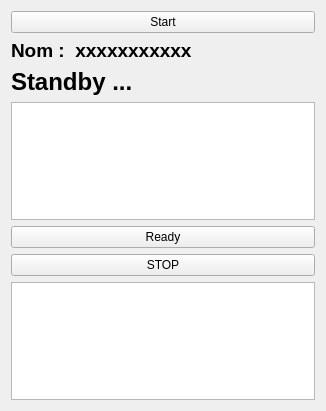
<?xml version="1.0" encoding="UTF-8"?>
<ui version="4.0">
 <class>MainWindow</class>
 <widget class="QMainWindow" name="MainWindow">
  <property name="geometry">
   <rect>
    <x>0</x>
    <y>0</y>
    <width>326</width>
    <height>411</height>
   </rect>
  </property>
  <property name="windowTitle">
   <string>MainWindow</string>
  </property>
  <widget class="QWidget" name="centralWidget">
   <layout class="QVBoxLayout" name="verticalLayout">
    <item>
     <widget class="QPushButton" name="pushButton_start">
      <property name="text">
       <string>Start</string>
      </property>
     </widget>
    </item>
    <item>
     <widget class="QLabel" name="infoDeviceLabel">
      <property name="font">
       <font>
        <pointsize>14</pointsize>
        <weight>75</weight>
        <bold>true</bold>
       </font>
      </property>
      <property name="text">
       <string>Nom :  xxxxxxxxxxx</string>
      </property>
     </widget>
    </item>
    <item>
     <widget class="QLabel" name="label_status">
      <property name="font">
       <font>
        <pointsize>18</pointsize>
        <weight>75</weight>
        <bold>true</bold>
       </font>
      </property>
      <property name="text">
       <string>Standby ...</string>
      </property>
     </widget>
    </item>
    <item>
     <widget class="QListWidget" name="listWidget_devices"/>
    </item>
    <item>
     <widget class="QPushButton" name="pushButton_ok">
      <property name="text">
       <string>Ready</string>
      </property>
     </widget>
    </item>
    <item>
     <widget class="QPushButton" name="pushButton_ok_2">
      <property name="text">
       <string>STOP</string>
      </property>
     </widget>
    </item>
    <item>
     <widget class="QListWidget" name="debug_list"/>
    </item>
   </layout>
  </widget>
 </widget>
 <layoutdefault spacing="6" margin="11"/>
 <resources/>
 <connections/>
</ui>
